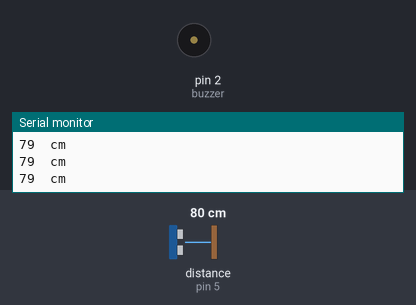
Simulated run of this sketch. Board: Arduino Uno, built with avr-gcc and run on an emulated ATmega328P. On the bench: buzzer (waves = sounding, pin HIGH), the last lines printed to the serial monitor. Wiring (inferred from the names in the program): ultrasonic range finder: trigger pin 6; echo pin 5. The inputs (shaded band) are chosen by the test bench; at power-on: distance to the obstacle (sensor on pin 5) 80 cm. The echo pulse lasts 58.3 µs per cm; pins used as bus, display or sensor lines are not drawn.

Above: at 1.2 s.
1.3 s: distance to the obstacle (sensor on pin 5) set to 56 cm
2.8 s: distance to the obstacle (sensor on pin 5) set to 45 cm
At 2.9 s:
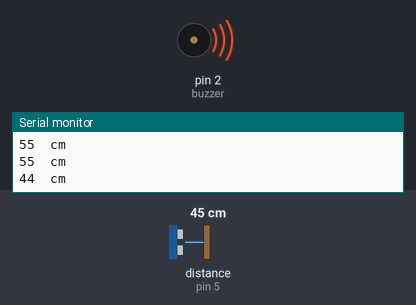
5.8 s: distance to the obstacle (sensor on pin 5) set to 60 cm
At 7.0 s:
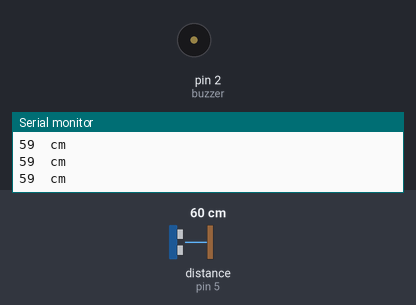
7.3 s: distance to the obstacle (sensor on pin 5) set to 47 cm
At 7.42 s:
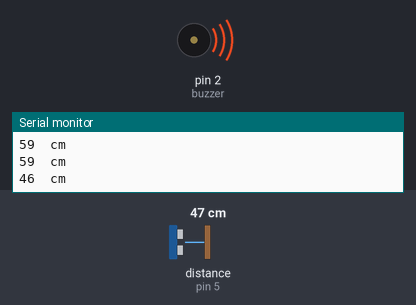
Timing chart, 0 to 11.3 s (numbered marks = the images above; inputs shaded):
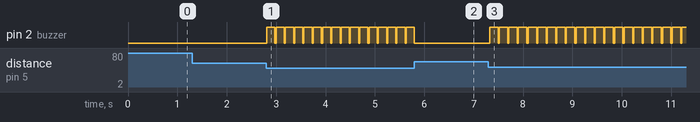

Measured:
- the behaviour switches between 51 and 50 cm on distance to the obstacle (sensor on pin 5) (found by bisection; images 0 and 1)
- after the input at 2.8 s, pin 2 (buzzer): alternates HIGH for 0.17 s and LOW for 0.02 s, starting at once
- after the input at 5.8 s, pin 2 (buzzer): goes on until 5.8 s, then stays LOW
- after the input at 7.3 s, pin 2 (buzzer): alternates HIGH for 0.17 s and LOW for 0.02 s, starting at once

The sketch:

ALARM.ino
```cpp
//Security Alarm with Ultrasonic Sensor//

#define trigPin 6
#define echoPin 5
#define buzzer 2
float new_delay;


void setup()
{
  Serial.begin (9600);
  pinMode(trigPin, OUTPUT);
  pinMode(echoPin, INPUT);
  pinMode(buzzer,OUTPUT);

}


void loop()
{
  long duration, distance;
  digitalWrite(trigPin, LOW);
  delayMicroseconds(2);
  digitalWrite(trigPin, HIGH);
  delayMicroseconds(10);
  digitalWrite(trigPin, LOW);
  duration = pulseIn(echoPin, HIGH);
  distance = (duration/2) / 29.1;
  new_delay= (distance *3) +30;
  Serial.print(distance);
  Serial.println("  cm");
  if (distance < 50)
  {
   digitalWrite(buzzer,HIGH);
   delay(new_delay);
   digitalWrite(buzzer,LOW);

  }
  else
  {
    digitalWrite(buzzer,LOW);

  }

 delay(20);
}
```
